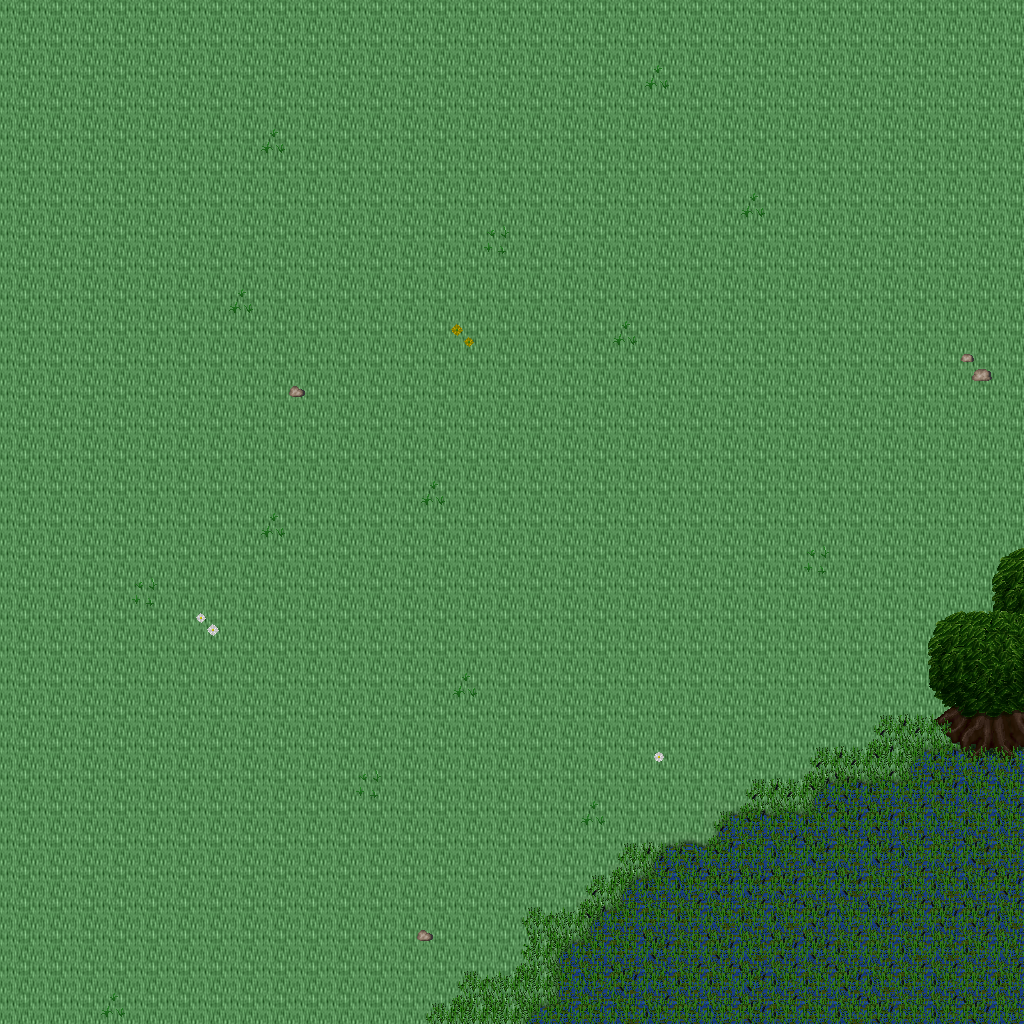

Tiled map render using the project's own tile images. Description and the map definition, with tile-layer contents summarised, below:
An orthogonal 32x32 tile map with 32x32 px tiles, 5 tile layers (Ground, Objects, Objects2, Above, ...), 1 hidden layer not drawn, 35 tilesets.

<map version="1.10" tiledversion="1.11.0" orientation="orthogonal" renderorder="right-down" width="32" height="32" tilewidth="32" tileheight="32" infinite="0" nextlayerid="11" nextobjectid="1">
 <tileset firstgid="1" name="ground_ground" tilewidth="32" tileheight="32" tilecount="33" columns="3">
  <image source="../drawable/ground_ground.png" width="96" height="352" />
 </tileset>
 <tileset firstgid="34" name="plant_grasses" tilewidth="32" tileheight="32" tilecount="6" columns="3">
  <image source="../drawable/plant_grasses.png" width="96" height="64" />
 </tileset>
 <tileset firstgid="40" name="plant_flower_daisy_white" tilewidth="32" tileheight="32" tilecount="8" columns="2">
  <image source="../drawable/plant_flower_daisy_white.png" width="64" height="128" />
 </tileset>
 <tileset firstgid="48" name="ground_grass_edges" tilewidth="32" tileheight="32" tilecount="36" columns="12">
  <image source="../drawable/ground_grass_edges.png" width="384" height="96" />
 </tileset>
 <tileset firstgid="84" name="ground_grass_corners" tilewidth="32" tileheight="32" tilecount="24" columns="6">
  <image source="../drawable/ground_grass_corners.png" width="192" height="128" />
 </tileset>
 <tileset firstgid="108" name="ground_earth_edges" tilewidth="32" tileheight="32" tilecount="18" columns="6">
  <image source="../drawable/ground_earth_edges.png" width="192" height="96" />
 </tileset>
 <tileset firstgid="126" name="ground_rock_pebbles" tilewidth="32" tileheight="32" tilecount="3" columns="1">
  <image source="../drawable/ground_rock_pebbles.png" width="32" height="96" />
 </tileset>
 <tileset firstgid="129" name="plant_flower_daisy_yellow" tilewidth="32" tileheight="32" tilecount="8" columns="2">
  <image source="../drawable/plant_flower_daisy_yellow.png" width="64" height="128" />
 </tileset>
 <tileset firstgid="137" name="plant_flower_daisy_red" tilewidth="32" tileheight="32" tilecount="8" columns="2">
  <image source="../drawable/plant_flower_daisy_red.png" width="64" height="128" />
 </tileset>
 <tileset firstgid="145" name="plant_tree_tree_fluffy" tilewidth="32" tileheight="32" tilecount="12" columns="4">
  <image source="../drawable/plant_tree_tree_fluffy.png" width="128" height="96" />
 </tileset>
 <tileset firstgid="157" name="logic_creature_undead" tilewidth="32" tileheight="32" tilecount="16" columns="8">
  <image source="../drawable/logic_creature_undead.png" width="256" height="64" />
 </tileset>
 <tileset firstgid="173" name="logic_collision" tilewidth="32" tileheight="32" tilecount="1" columns="1">
  <image source="../drawable/logic_collision.png" width="32" height="32" />
 </tileset>
 <tileset firstgid="174" name="ground_water_swamp_water" tilewidth="32" tileheight="32" tilecount="33" columns="3">
  <image source="../drawable/ground_water_swamp_water.png" width="96" height="352" />
 </tileset>
 <tileset firstgid="207" name="plant_tree_tree_darkgreen" tilewidth="32" tileheight="32" tilecount="88" columns="8">
  <image source="../drawable/plant_tree_tree_darkgreen.png" width="256" height="352" />
 </tileset>
 <tileset firstgid="295" name="plant_grasses_swamp" tilewidth="32" tileheight="32" tilecount="42" columns="6">
  <image source="../drawable/plant_grasses_swamp.png" width="192" height="224" />
 </tileset>
 <tileset firstgid="337" name="building_stone_ruins" tilewidth="32" tileheight="32" tilecount="72" columns="6">
  <image source="../drawable/building_stone_ruins.png" width="192" height="384" />
 </tileset>
 <tileset firstgid="409" name="item_gothic_large_gravestone" tilewidth="32" tileheight="32" tilecount="9" columns="3">
  <image source="../drawable/item_gothic_large_gravestone.png" width="96" height="96" />
 </tileset>
 <tileset firstgid="418" name="item_gothic_skull_post" tilewidth="32" tileheight="32" tilecount="2" columns="1">
  <image source="../drawable/item_gothic_skull_post.png" width="32" height="64" />
 </tileset>
 <tileset firstgid="420" name="item_gothic_tombstone_2" tilewidth="32" tileheight="32" tilecount="8" columns="2">
  <image source="../drawable/item_gothic_tombstone_2.png" width="64" height="128" />
 </tileset>
 <tileset firstgid="428" name="item_statue_broken_green_column" tilewidth="32" tileheight="32" tilecount="2" columns="1">
  <image source="../drawable/item_statue_broken_green_column.png" width="32" height="64" />
 </tileset>
 <tileset firstgid="430" name="item_statue_broken_lion" tilewidth="32" tileheight="32" tilecount="6" columns="2">
  <image source="../drawable/item_statue_broken_lion.png" width="64" height="96" />
 </tileset>
 <tileset firstgid="436" name="item_statue_green_stone" tilewidth="32" tileheight="32" tilecount="12" columns="4">
  <image source="../drawable/item_statue_green_stone.png" width="128" height="96" />
 </tileset>
 <tileset firstgid="448" name="ground_slate_tiles" tilewidth="32" tileheight="32" tilecount="15" columns="5">
  <image source="../drawable/ground_slate_tiles.png" width="160" height="96" />
 </tileset>
 <tileset firstgid="463" name="ground_rock_rocks" tilewidth="32" tileheight="32" tilecount="4" columns="2">
  <image source="../drawable/ground_rock_rocks.png" width="64" height="64" />
 </tileset>
 <tileset firstgid="467" name="ground_rock_rocks_2" tilewidth="32" tileheight="32" tilecount="4" columns="2">
  <image source="../drawable/ground_rock_rocks_2.png" width="64" height="64" />
 </tileset>
 <tileset firstgid="471" name="ground_rock_rocks_3" tilewidth="32" tileheight="32" tilecount="16" columns="4">
  <image source="../drawable/ground_rock_rocks_3.png" width="128" height="128" />
 </tileset>
 <tileset firstgid="487" name="plant_stump_hollow_logs" tilewidth="32" tileheight="32" tilecount="6" columns="3">
  <image source="../drawable/plant_stump_hollow_logs.png" width="96" height="64" />
 </tileset>
 <tileset firstgid="493" name="plant_tree_dead_tree_2" tilewidth="32" tileheight="32" tilecount="20" columns="4">
  <image source="../drawable/plant_tree_dead_tree_2.png" width="128" height="160" />
 </tileset>
 <tileset firstgid="513" name="plant_tree_dead_tree_3" tilewidth="32" tileheight="32" tilecount="16" columns="4">
  <image source="../drawable/plant_tree_dead_tree_3.png" width="128" height="128" />
 </tileset>
 <tileset firstgid="529" name="item_corpse_skeleton" tilewidth="32" tileheight="32" tilecount="4" columns="2">
  <image source="../drawable/item_corpse_skeleton.png" width="64" height="64" />
 </tileset>
 <tileset firstgid="533" name="item_corpse_swamp_sunken" tilewidth="32" tileheight="32" tilecount="32" columns="8">
  <image source="../drawable/item_corpse_swamp_sunken.png" width="256" height="128" />
 </tileset>
 <tileset firstgid="565" name="object_rock_pillars_stone" tilewidth="32" tileheight="32" tilecount="36" columns="6">
  <image source="../drawable/object_rock_pillars_stone.png" width="192" height="192" />
 </tileset>
 <tileset firstgid="601" name="logic_creature_undead_skeleton" tilewidth="32" tileheight="32" tilecount="6" columns="6">
  <image source="../drawable/logic_creature_undead_skeleton.png" width="192" height="32" />
 </tileset>
 <tileset firstgid="607" name="logic_creature_undead_specter" tilewidth="32" tileheight="32" tilecount="6" columns="6">
  <image source="../drawable/logic_creature_undead_specter.png" width="192" height="32" />
 </tileset>
 <tileset firstgid="613" name="logic_creature_undead_zombie" tilewidth="32" tileheight="32" tilecount="5" columns="5">
  <image source="../drawable/logic_creature_undead_zombie.png" width="160" height="32" />
 </tileset>
 <layer id="1" name="Ground" width="32" height="32">
  <data>[1024 cells, 1024 non-empty, 8 distinct tile ids]</data>
 </layer>
 <layer id="2" name="Objects" width="32" height="32">
  <data>[1024 cells, 26 non-empty, 11 distinct tile ids]</data>
 </layer>
 <layer id="3" name="Objects2" width="32" height="32">
  <data>[1024 cells, 125 non-empty, 13 distinct tile ids]</data>
 </layer>
 <layer id="4" name="Above" width="32" height="32">
  <data>[1024 cells, 13 non-empty, 10 distinct tile ids]</data>
 </layer>
 <layer id="5" name="Above2" width="32" height="32">
  <data>[1024 cells, 1 non-empty, 1 distinct tile ids]</data>
 </layer>
 <layer id="6" name="Walkable" width="32" height="32" visible="0">
  <data>[1024 cells, 6 non-empty, 1 distinct tile ids]</data>
 </layer>
 <objectgroup id="7" name="Mapevents" />
 <objectgroup id="8" name="Spawn" />
 <objectgroup id="9" name="Keys" />
 <objectgroup id="10" name="Replace" />
</map>
